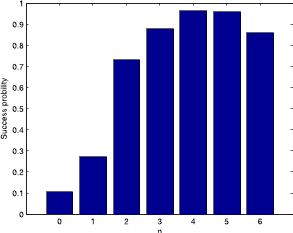
#> input picture maincode/sir1.png, 293 x 233 px
$ python bar_extracter.py
#> lines starting #> are read from the running program, lines starting #| are printed output that depends on the picture; after the words box and inside, x2 and y2 are one past the last pixel; in counts of white or black regions, pixels touching at a corner belong together
import cv2
import numpy as np
import matplotlib.pyplot as plt


def obtainbars(img):
    """
    Pass a gray scaled image as input to obtain only the bars
    """


    # Thresholding the image
    (thresh, img_bin) = cv2.threshold(img, 240, 255,0)
    # Invert the image
    img_bin = 255-img_bin

    # Defining a kernel length
    kernel_length = np.array(img).shape[1]//80

    # A horizontal kernel of (kernel_length X 1), which will help to detect all the horizontal line from the image.
    hori_kernel = cv2.getStructuringElement(cv2.MORPH_RECT, (kernel_length, 10))

    # A kernel of (3 X 3) ones.
    kernel = cv2.getStructuringElement(cv2.MORPH_RECT, (3, 3))


    # Morphological operation to detect horizontal lines from an image
    img_temp2 = cv2.erode(img_bin, hori_kernel, iterations=3)
    horizontal_lines_img = cv2.dilate(img_temp2, hori_kernel, iterations=3)
    horizontal_lines_img = 255-horizontal_lines_img

    return horizontal_lines_img

if __name__=="__main__":
    # Read the image
    # img = cv2.imread('1.png', 0)
    img=cv2.imread('sir1.png',0)
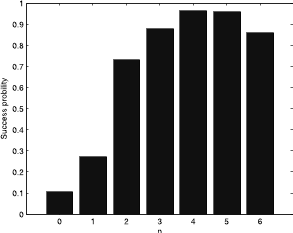
#> img: shape (233, 293); min 0, max 255, mean 153.8
    horizontal_lines_img=obtainbars(img)
#> in obtainbars, `(thresh, img_bin) = cv2.threshold(img, 240, 255,0)`:
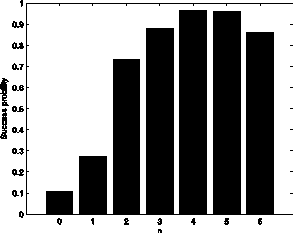
#> img_bin: shape (233, 293); 56.3% white; 33 black regions (14 under 20 px), largest, box (x1, y1, x2, y2) and area: (26, 3, 293, 215) 28906, (0, 78, 9, 106) 139, (0, 108, 7, 139) 129
#> in obtainbars, `img_temp2 = cv2.erode(img_bin, hori_kernel, iterations=3)`:
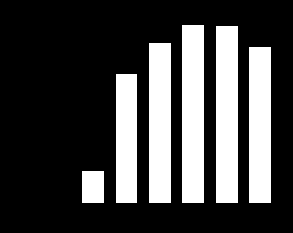
#> img_temp2: shape (233, 293); 26.6% white; 6 white regions, box (x1, y1, x2, y2) and area: (182, 25, 204, 203) 3916, (216, 26, 238, 203) 3894, (149, 43, 171, 203) 3520, (249, 47, 271, 203) 3432, (116, 74, 137, 203) 2709, (82, 171, 104, 203) 704
#> in obtainbars, `horizontal_lines_img = cv2.dilate(img_temp2, hori_kernel, iterations=3)`:
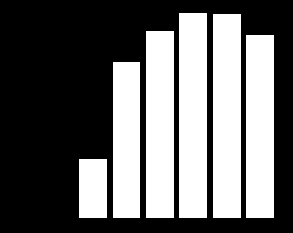
#> horizontal_lines_img: shape (233, 293); 40.5% white; 6 white regions, box (x1, y1, x2, y2) and area: (179, 13, 207, 218) 5740, (213, 14, 241, 218) 5712, (146, 31, 174, 218) 5236, (246, 35, 274, 218) 5124, (113, 62, 140, 218) 4212, (79, 159, 107, 218) 1652
    cv2.imwrite("test.png",horizontal_lines_img)
    plt.imshow(horizontal_lines_img,cmap="gray")
    plt.show()

$ run again, with maincode/1.png copied over maincode/sir1.png
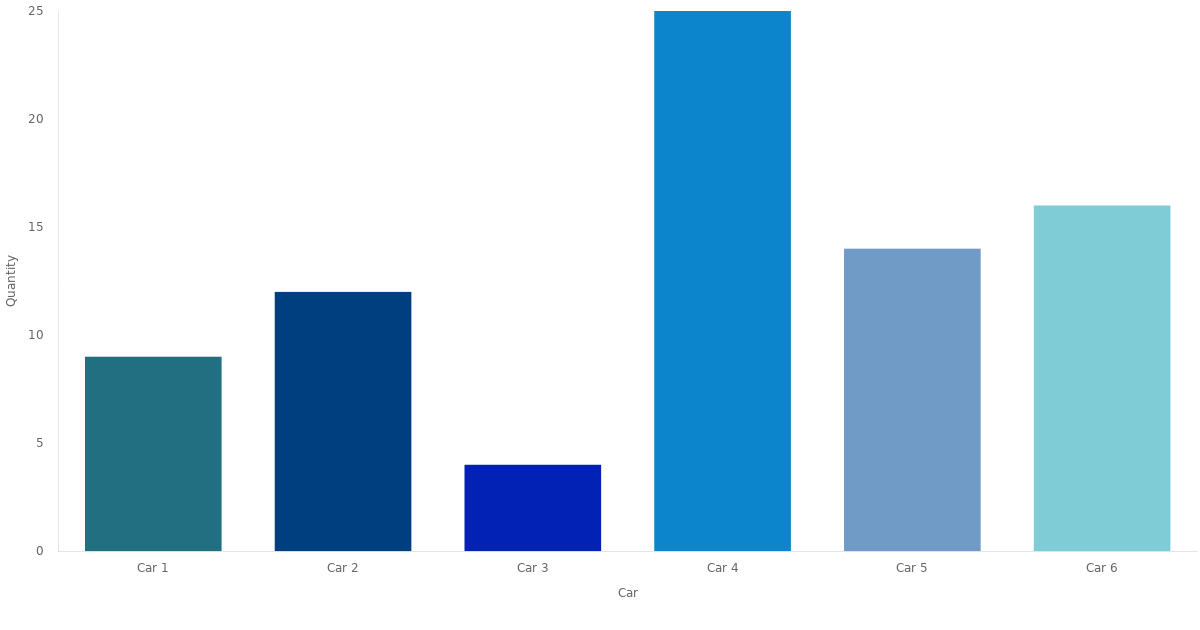
#> input picture maincode/1.png, 1200 x 630 px
#> in obtainbars, `(thresh, img_bin) = cv2.threshold(img, 240, 255,0)`:
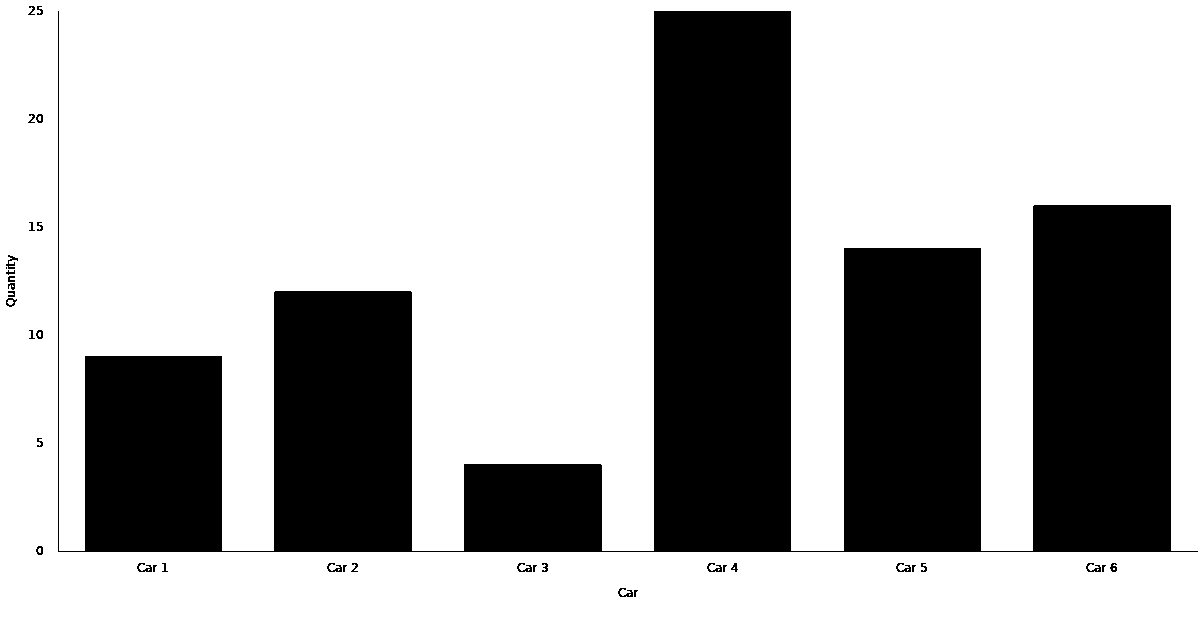
#> img_bin: shape (630, 1200); 68.1% white; 38 black regions (8 under 20 px), largest, box (x1, y1, x2, y2) and area: (58, 11, 1198, 552) 239516, (6, 255, 18, 269) 69, (137, 563, 152, 572) 64
#> img_temp2: shape (630, 1200); 19.9% white; 6 white regions, box (x1, y1, x2, y2) and area: (675, 26, 770, 540) 48830, (1054, 220, 1150, 540) 30719, (865, 263, 960, 540) 26315, (295, 306, 391, 540) 22462, (106, 371, 201, 540) 16055, (485, 479, 581, 540) 5855
#> in obtainbars, `horizontal_lines_img = cv2.dilate(img_temp2, hori_kernel, iterations=3)`:
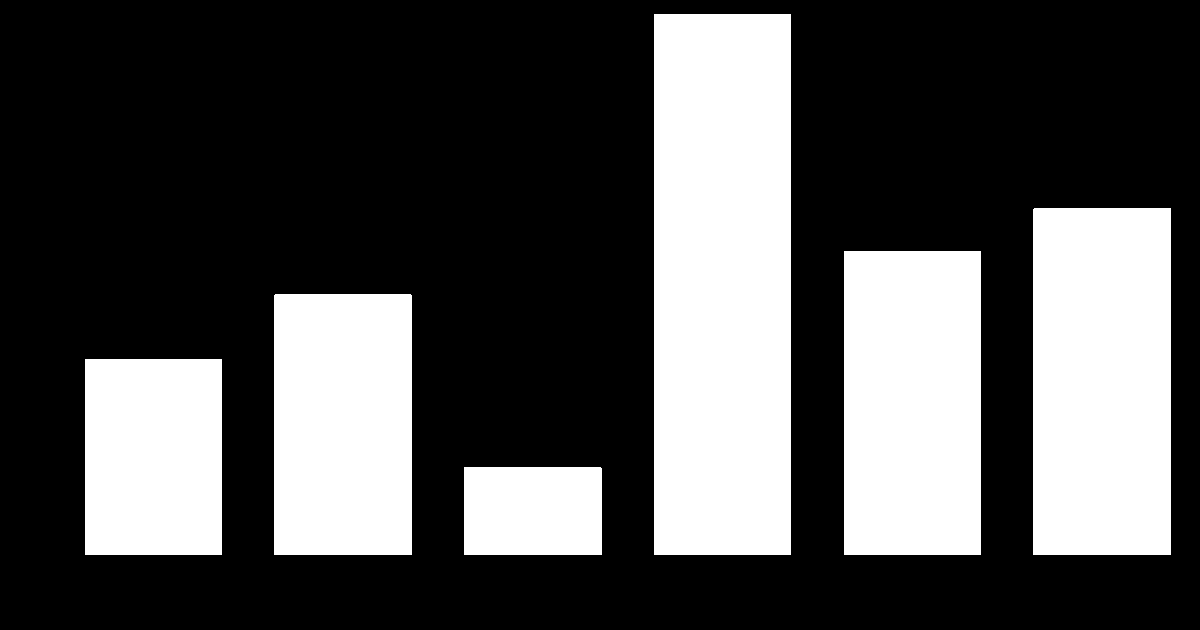
#> horizontal_lines_img: shape (630, 1200); 31.6% white; 6 white regions, box (x1, y1, x2, y2) and area: (654, 14, 791, 555) 74117, (1033, 208, 1171, 555) 47885, (844, 251, 981, 555) 41648, (274, 294, 412, 555) 36016, (85, 359, 222, 555) 26852, (464, 467, 602, 555) 12143

$ run again, with maincode/1extracted.png copied over maincode/sir1.png
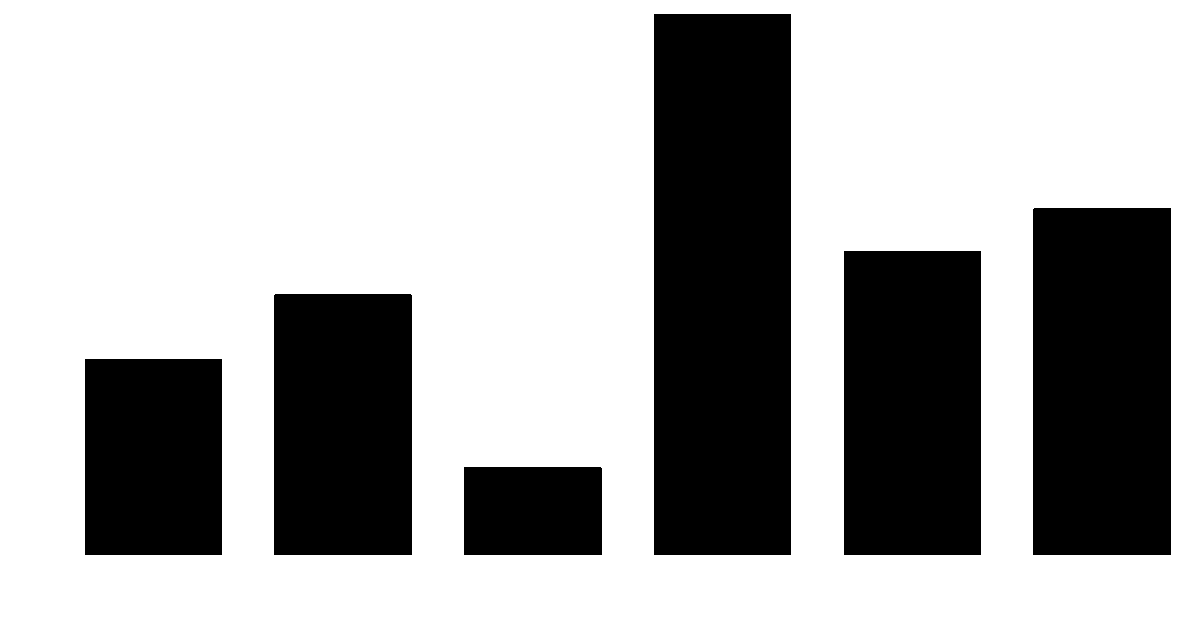
#> input picture maincode/1extracted.png, 1200 x 630 px
#> img: shape (630, 1200); 68.4% white; 6 black regions, box (x1, y1, x2, y2) and area: (654, 14, 791, 555) 74117, (1033, 208, 1171, 555) 47885, (844, 251, 981, 555) 41648, (274, 294, 412, 555) 36016, (85, 359, 222, 555) 26852, (464, 467, 602, 555) 12143
#> in obtainbars, `img_temp2 = cv2.erode(img_bin, hori_kernel, iterations=3)`:
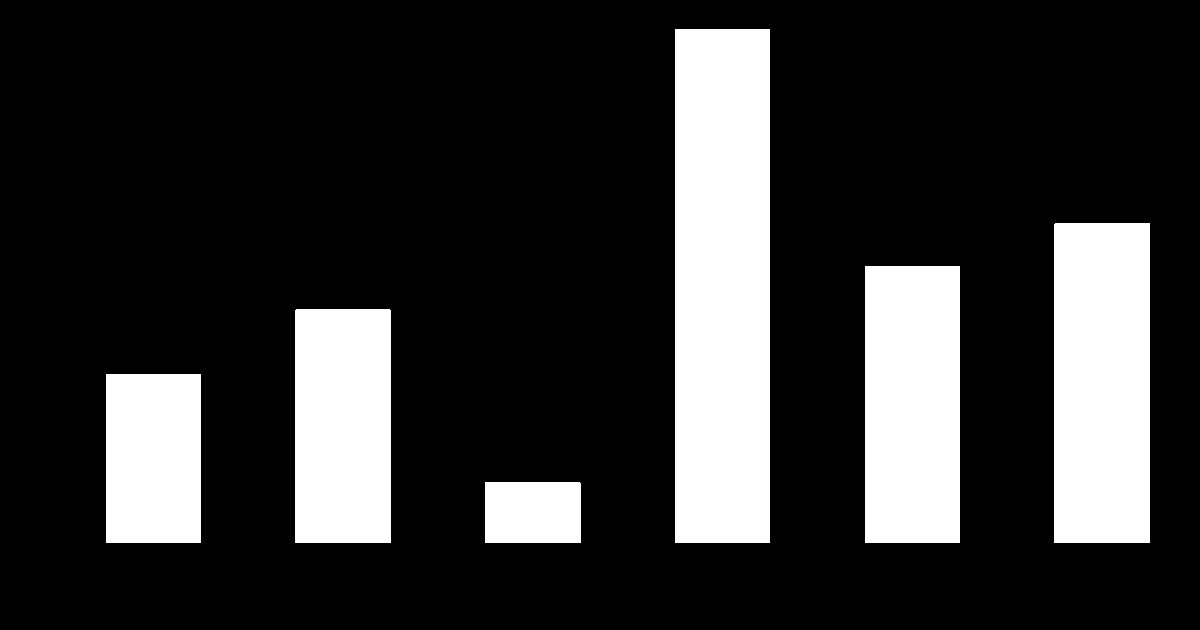
#> img_temp2: shape (630, 1200); 19.9% white; 6 white regions, box (x1, y1, x2, y2) and area: (675, 29, 770, 543) 48830, (1054, 223, 1150, 543) 30719, (865, 266, 960, 543) 26315, (295, 309, 391, 543) 22462, (106, 374, 201, 543) 16055, (485, 482, 581, 543) 5855
#> in obtainbars, `horizontal_lines_img = cv2.dilate(img_temp2, hori_kernel, iterations=3)`:
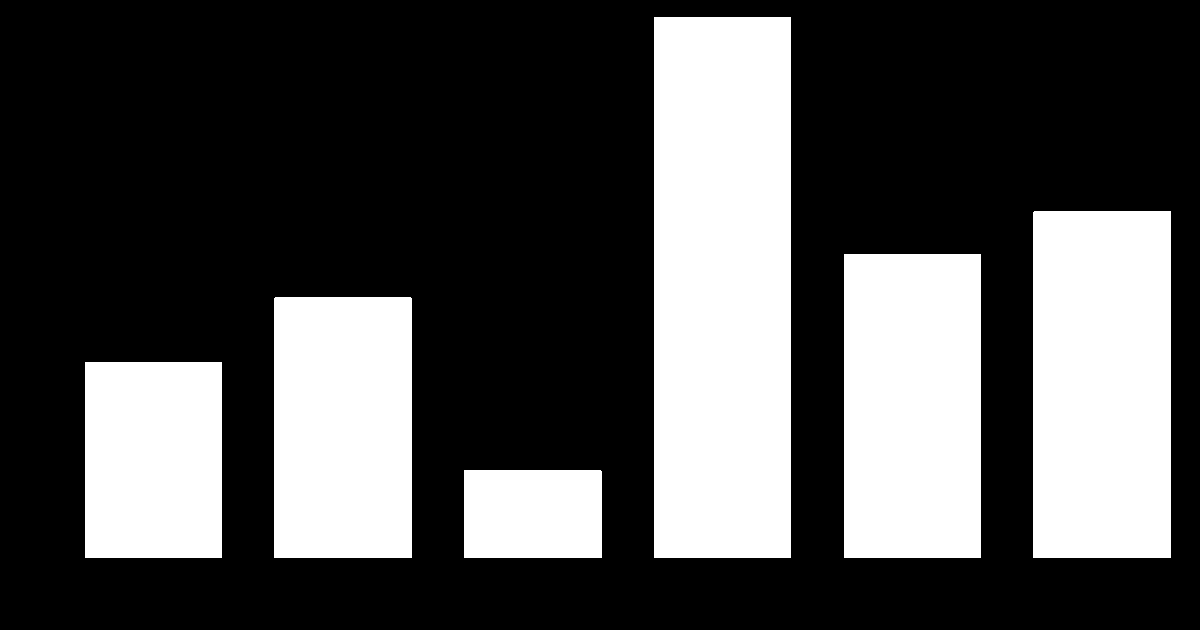
#> horizontal_lines_img: shape (630, 1200); 31.6% white; 6 white regions, box (x1, y1, x2, y2) and area: (654, 17, 791, 558) 74117, (1033, 211, 1171, 558) 47885, (844, 254, 981, 558) 41648, (274, 297, 412, 558) 36016, (85, 362, 222, 558) 26852, (464, 470, 602, 558) 12143

$ run again, with maincode/bartest.png copied over maincode/sir1.png
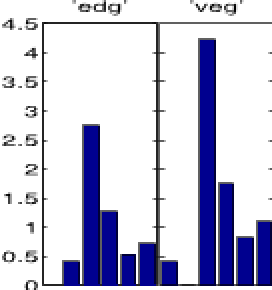
#> input picture maincode/bartest.png, 136 x 145 px (shown 2 times larger)
#> in obtainbars, `(thresh, img_bin) = cv2.threshold(img, 240, 255,0)`:
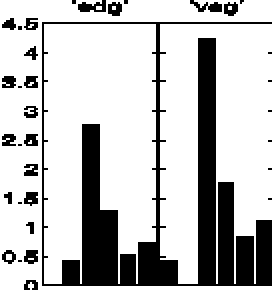
#> img_bin: shape (145, 136) (shown 2 times larger); 75.3% white; 34 black regions (16 under 20 px), largest, box (x1, y1, x2, y2) and area: (21, 11, 136, 143) 4239, (39, 0, 53, 6) 54, (95, 0, 111, 6) 51
#> img_temp2: shape (145, 136); 10.2% white; 6 white regions, box (x1, y1, x2, y2) and area: (99, 34, 108, 131) 873, (41, 77, 59, 131) 585, (78, 26, 80, 131) 210, (109, 106, 117, 131) 200, (21, 26, 22, 131) 105, (128, 125, 136, 131) 48
#> in obtainbars, `horizontal_lines_img = cv2.dilate(img_temp2, hori_kernel, iterations=3)`:
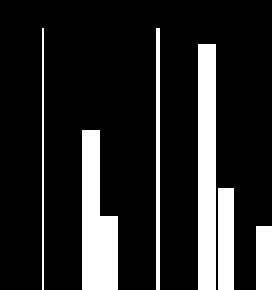
#> horizontal_lines_img: shape (145, 136) (shown 2 times larger); 16.3% white; 6 white regions, box (x1, y1, x2, y2) and area: (99, 22, 108, 145) 1107, (41, 65, 59, 145) 1053, (109, 94, 117, 145) 408, (78, 14, 80, 145) 262, (128, 113, 136, 145) 256, (21, 14, 22, 145) 131
